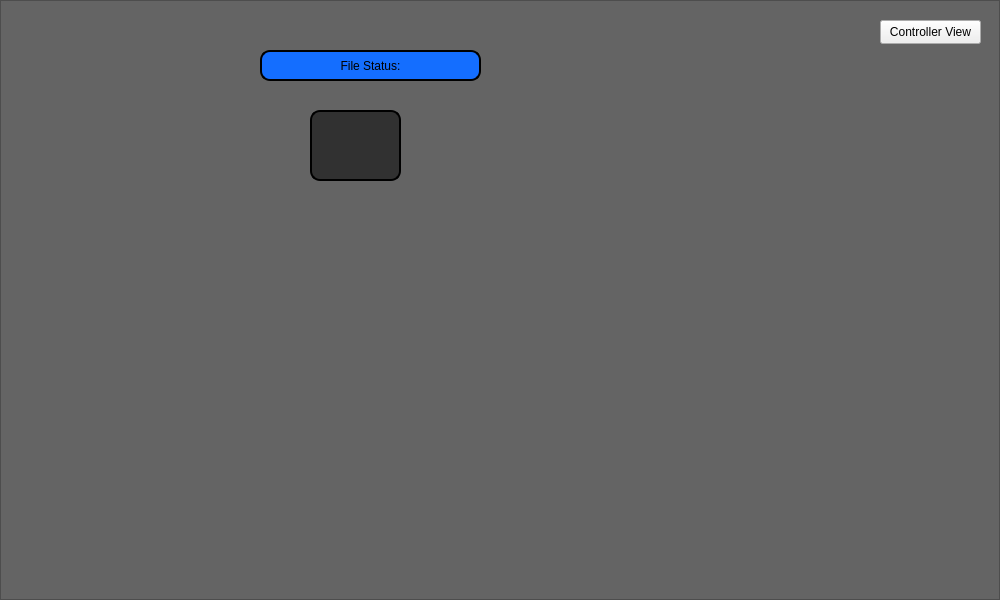
<?xml version="1.0" encoding="UTF-8"?>
<ui version="4.0">
 <class>XmlWindow</class>
 <widget class="QMainWindow" name="XmlWindow">
  <property name="geometry">
   <rect>
    <x>0</x>
    <y>0</y>
    <width>1000</width>
    <height>600</height>
   </rect>
  </property>
  <property name="minimumSize">
   <size>
    <width>1000</width>
    <height>600</height>
   </size>
  </property>
  <property name="maximumSize">
   <size>
    <width>1000</width>
    <height>600</height>
   </size>
  </property>
  <property name="windowTitle">
   <string>MainWindow</string>
  </property>
  <widget class="QWidget" name="centralwidget">
   <property name="minimumSize">
    <size>
     <width>1000</width>
     <height>600</height>
    </size>
   </property>
   <property name="maximumSize">
    <size>
     <width>1000</width>
     <height>600</height>
    </size>
   </property>
   <widget class="QFrame" name="mainFrame">
    <property name="geometry">
     <rect>
      <x>0</x>
      <y>0</y>
      <width>1000</width>
      <height>600</height>
     </rect>
    </property>
    <property name="minimumSize">
     <size>
      <width>1000</width>
      <height>600</height>
     </size>
    </property>
    <property name="maximumSize">
     <size>
      <width>1000</width>
      <height>600</height>
     </size>
    </property>
    <property name="autoFillBackground">
     <bool>false</bool>
    </property>
    <property name="styleSheet">
     <string notr="true">QFrame#mainFrame
{
	background-color: rgb(100, 100, 100);
}</string>
    </property>
    <property name="frameShape">
     <enum>QFrame::StyledPanel</enum>
    </property>
    <property name="frameShadow">
     <enum>QFrame::Raised</enum>
    </property>
    <widget class="QPushButton" name="pushButton">
     <property name="geometry">
      <rect>
       <x>880</x>
       <y>20</y>
       <width>101</width>
       <height>24</height>
      </rect>
     </property>
     <property name="text">
      <string>Controller View</string>
     </property>
    </widget>
    <widget class="QTextEdit" name="textEdit">
     <property name="geometry">
      <rect>
       <x>310</x>
       <y>110</y>
       <width>91</width>
       <height>71</height>
      </rect>
     </property>
     <property name="styleSheet">
      <string notr="true">QTextEdit#textEdit
{
	border: 2px solid black; 
	border-radius: 10px;
	background-color: rgb(49, 49, 49);
}</string>
     </property>
    </widget>
    <widget class="QLabel" name="label">
     <property name="geometry">
      <rect>
       <x>260</x>
       <y>50</y>
       <width>221</width>
       <height>31</height>
      </rect>
     </property>
     <property name="styleSheet">
      <string notr="true">border: 2px solid black; 
border-radius: 10px;
background-color: rgb(20, 110, 255);
</string>
     </property>
     <property name="text">
      <string>File Status:</string>
     </property>
     <property name="alignment">
      <set>Qt::AlignCenter</set>
     </property>
    </widget>
   </widget>
  </widget>
 </widget>
 <resources/>
 <connections/>
</ui>
